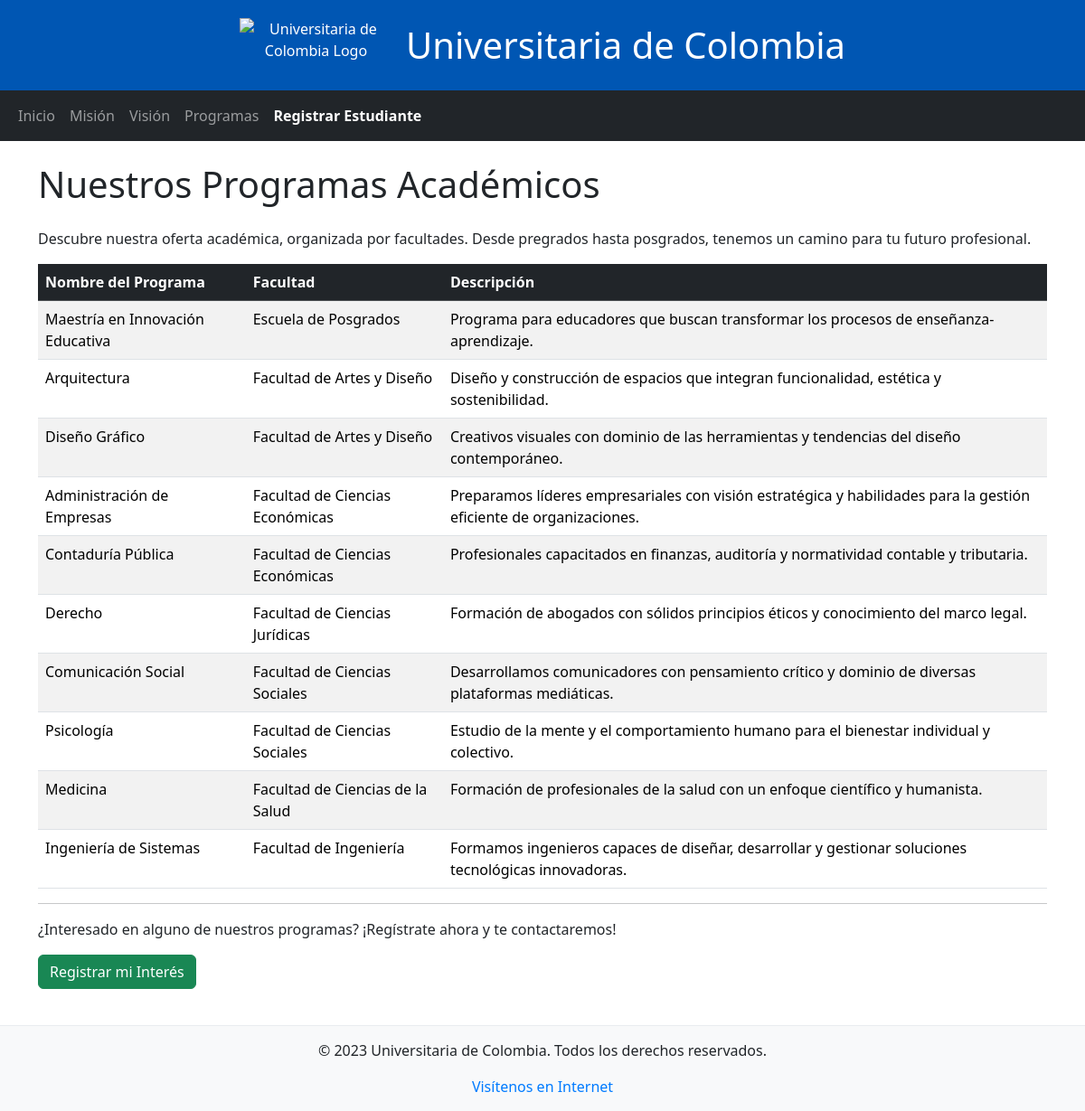
/programas, run on the app's committed database.
### tables this page shows
CREATE TABLE programas (
        id INTEGER PRIMARY KEY AUTOINCREMENT,
        nombre TEXT NOT NULL,
        facultad TEXT NOT NULL,
        descripcion TEXT
    );

### main.py (the view)
@app.route("/programas")
def programas():
    conn = sqlite3.connect('universidad.db')
    conn.row_factory = sqlite3.Row
    cursor = conn.cursor()
    cursor.execute('SELECT * FROM programas ORDER BY facultad, nombre')
    lista_de_programas = cursor.fetchall()
    conn.close()
    return render_template('programas.html', programas=lista_de_programas)

### templates/programas.html (shortened to what this page needs)
{% extends 'base.html'%}
{% block content %}
<div class="container mt-4">
    <h1 class="mb-4">Nuestros Programas Académicos</h1>
    <p>Descubre nuestra oferta académica, organizada por facultades. Desde pregrados hasta posgrados, tenemos un camino para tu futuro profesional.</p>
    <table class="table table-striped table-hover">
        <thead class="table-dark">
            <tr>
                <th>Nombre del Programa</th>
                <th>Facultad</th>
                <th>Descripción</th>
            </tr>
        </thead>
        <tbody>
            {% for programa in programas %}
            <tr>
                <td>{{ programa['nombre'] }}</td>
                <td>{{ programa['facultad'] }}</td>
                <td>{{ programa['descripcion'] }}</td>
            </tr>
            {% endfor %}
            </tbody>
    </table>
    <hr>
    <p>¿Interesado en alguno de nuestros programas? ¡Regístrate ahora y te contactaremos!</p>
    <a href="{{ url_for('registro') }}" class="btn btn-success">Registrar mi Interés</a>
</div>
{% endblock%}

### templates/base.html (shortened to what this page needs)
<!DOCTYPE html>
<html lang="es">
<head>
    <link href="https://cdn.jsdelivr.net/npm/bootstrap@5.3.3/dist/css/bootstrap.min.css" rel="stylesheet">
</head>
<body>
    <div class="header-banner">
        <img src="https://universitariadecolombia.edu.co/wp-content/uploads/2025/04/Logo_universitaria_white_3-1.png" srcset="https://universitariadecolombia.edu.co/wp-content/uploads/2025/04/Logo_universitaria_white_3-1.png 1x" width="169" height="57" alt="Universitaria de Colombia Logo" data-retina_logo_url="" class="fusion-standard-logo" style="">
        <h1>Universitaria de Colombia</h1>
    </div>
    <nav class="navbar navbar-expand-sm bg-dark navbar-dark">
        <div class="container-fluid">
            <ul class="navbar-nav">
                <li class="nav-item">
                    <a class="nav-link" href="{{url_for('index')}}">Inicio</a>
                </li>
                <li class="nav-item">
                    <a class="nav-link" href="{{url_for('mision')}}">Misión</a>
                </li>
                <li class="nav-item">
                    <a class="nav-link" href="{{url_for('vision')}}">Visión</a>
                </li>
                <li class="nav-item">
                    <a class="nav-link" href="{{url_for('programas')}}">Programas</a>
                </li>
                <li class="nav-item">
                    <a class="nav-link active" href="{{url_for('registro')}}"><b>Registrar Estudiante</b></a>
                </li>
            </ul>
        </div>
    </nav>
    {% block content%} {% endblock %}
    <footer>
        <p>&copy; 2023 Universitaria de Colombia. Todos los derechos reservados.</p>
        <a href="https://www.google.com" target="_blank">Visítenos en Internet</a>
    </footer>
</body>
</html>

### templates/base.html (style rules this page uses)
.header-banner { background-color: #0056b3; color: white; padding: 20px 0; text-align: center; display: flex; justify-content: center; align-items: center; }
.header-banner img { height: 60px; margin-right: 15px; }
.header-banner h1 { margin: 0; font-size: 2.5em; }
footer { background-color: #f8f9fa; padding: 15px 0; text-align: center; margin-top: 40px; border-top: 1px solid #e9ecef; }
footer a { color: #007bff; text-decoration: none; }

### data on the page
programas: nombre "Maestría en Innovación Educativa", facultad "Escuela de Posgrados", descripcion "Programa para educadores que buscan transformar los procesos de enseñanza-aprendizaje."
programas: nombre "Arquitectura", facultad "Facultad de Artes y Diseño", descripcion "Diseño y construcción de espacios que integran funcionalidad, estética y sostenibilidad."
programas: nombre "Diseño Gráfico", facultad "Facultad de Artes y Diseño", descripcion "Creativos visuales con dominio de las herramientas y tendencias del diseño contemporáneo."
programas: nombre "Administración de Empresas", facultad "Facultad de Ciencias Económicas", descripcion "Preparamos líderes empresariales con visión estratégica y habilidades para la gestión eficiente de organizaciones."
programas: nombre "Contaduría Pública", facultad "Facultad de Ciencias Económicas", descripcion "Profesionales capacitados en finanzas, auditoría y normatividad contable y tributaria."
programas: nombre "Derecho", facultad "Facultad de Ciencias Jurídicas", descripcion "Formación de abogados con sólidos principios éticos y conocimiento del marco legal."
programas: nombre "Comunicación Social", facultad "Facultad de Ciencias Sociales", descripcion "Desarrollamos comunicadores con pensamiento crítico y dominio de diversas plataformas mediáticas."
programas: nombre "Psicología", facultad "Facultad de Ciencias Sociales", descripcion "Estudio de la mente y el comportamiento humano para el bienestar individual y colectivo."
programas: nombre "Medicina", facultad "Facultad de Ciencias de la Salud", descripcion "Formación de profesionales de la salud con un enfoque científico y humanista."
programas: nombre "Ingeniería de Sistemas", facultad "Facultad de Ingeniería", descripcion "Formamos ingenieros capaces de diseñar, desarrollar y gestionar soluciones tecnológicas innovadoras."
